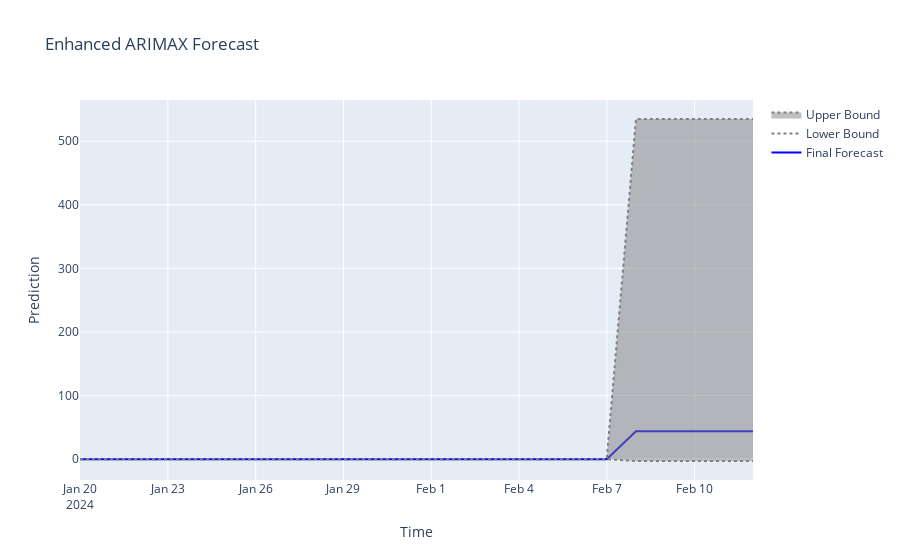

The notebook cell saved with this chart:
### Code cell
# Visualization with Confidence Intervals
fig = go.Figure()
fig.add_trace(go.Scatter(
    x=pd.date_range(start=all_data.index[-1], periods=24, freq='30s'),
    y=simulated_data.mean(axis=1), mode='lines', name='Final Forecast',
    line=dict(color='blue')
))
fig.add_trace(go.Scatter(
    x=pd.date_range(start=all_data.index[-1], periods=24, freq='30s'),
    y=simulated_data.min(axis=1), mode='lines', name='Lower Bound',
    line=dict(color='gray', dash='dot')
))
fig.add_trace(go.Scatter(
    x=pd.date_range(start=all_data.index[-1], periods=24, freq='30s'),
    y=simulated_data.max(axis=1), mode='lines', name='Upper Bound',
    line=dict(color='gray', dash='dot'), fill='tonexty'
))
fig.update_layout(title="Enhanced ARIMAX Forecast", xaxis_title="Time", yaxis_title="Prediction")
fig.show()
